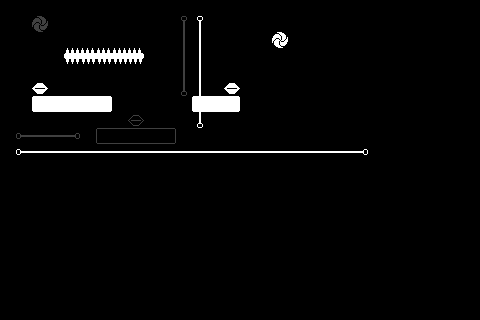

Tiled map render using the project's own tile images. Description and the map definition, with tile-layer contents summarised, below:
An orthogonal 30x20 tile map with 16x16 px tiles, 1 tile layer (Tile Layer 1), 2 tilesets and 4 objects.

<map version="1.0" orientation="orthogonal" renderorder="right-down" width="30" height="20" tilewidth="16" tileheight="16" nextobjectid="10">
 <tileset firstgid="1" name="TileSheet" tilewidth="16" tileheight="16" tilecount="252">
  <image source="../TileSheet.png" width="320" height="192" />
 </tileset>
 <tileset firstgid="253" name="Sentinel" tilewidth="16" tileheight="16" tilecount="16">
  <image source="../Sentinel.png" width="128" height="32" />
 </tileset>
 <layer name="Tile Layer 1" width="30" height="20">
  <data>[600 cells, 600 non-empty, 27 distinct tile ids]</data>
 </layer>
 <objectgroup name="Object Layer 1">
  <object id="5" gid="253" x="48" y="160" width="16" height="16">
   <properties>
    <property name="endPos" value="22" />
    <property name="horizontal" value="true" />
    <property name="invertStatus" value="1" />
    <property name="startPos" value="1" />
    <property name="type" value="Sentinel" />
   </properties>
  </object>
  <object id="7" gid="265" x="32" y="144" width="16" height="16">
   <properties>
    <property name="endPos" value="4" />
    <property name="horizontal" value="true" />
    <property name="invertStatus" value="-1" />
    <property name="startPos" value="1" />
    <property name="type" value="Sentinel" />
   </properties>
  </object>
  <object id="8" gid="253" x="192" y="48" width="16" height="16">
   <properties>
    <property name="endPos" value="7" />
    <property name="horizontal" value="false" />
    <property name="invertStatus" value="1" />
    <property name="startPos" value="1" />
    <property name="type" value="Sentinel" />
   </properties>
  </object>
  <object id="9" gid="265" x="176" y="48" width="16" height="16">
   <properties>
    <property name="endPos" value="5" />
    <property name="horizontal" value="false" />
    <property name="invertStatus" value="-1" />
    <property name="startPos" value="1" />
    <property name="type" value="Sentinel" />
   </properties>
  </object>
 </objectgroup>
</map>
